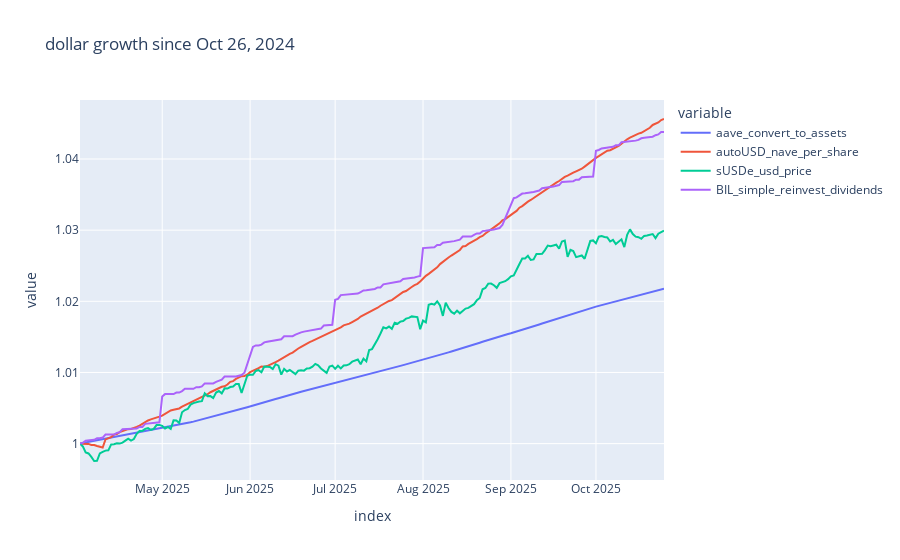

Notebook source saved alongside this figure:
### Code cell
px.line(norm_one_recent_df, y=['aave_convert_to_assets', 'autoUSD_nave_per_share', 'sUSDe_usd_price', 'BIL_simple_reinvest_dividends'], title='dollar growth since Oct 26, 2024').show()

### Figure 1 — Plotly figure (JSON) as saved in the notebook; plotly's stock layout.template omitted (floating-point values rounded to 4 significant figures; data arrays with more than 128 entries replaced by an {"elided": "..."} marker saying what was removed)
{"data": [{"hovertemplate": "variable=aave_convert_to_assets<br>index=%{x}<br>value=%{y}<extra></extra>", "legendgroup": "aave_convert_to_assets", "line": {"color": "#636efa", "dash": "solid"}, "marker": {"symbol": "circle"}, "mode": "lines", "name": "aave_convert_to_assets", "orientation": "v", "showlegend": true, "type": "scatter", "x": {"elided": "207 str values"}, "xaxis": "x", "y": {"elided": "207 float values"}, "yaxis": "y"}, {"hovertemplate": "variable=autoUSD_nave_per_share<br>index=%{x}<br>value=%{y}<extra></extra>", "legendgroup": "autoUSD_nave_per_share", "line": {"color": "#EF553B", "dash": "solid"}, "marker": {"symbol": "circle"}, "mode": "lines", "name": "autoUSD_nave_per_share", "orientation": "v", "showlegend": true, "type": "scatter", "x": {"elided": "207 str values"}, "xaxis": "x", "y": {"elided": "207 float values"}, "yaxis": "y"}, {"hovertemplate": "variable=sUSDe_usd_price<br>index=%{x}<br>value=%{y}<extra></extra>", "legendgroup": "sUSDe_usd_price", "line": {"color": "#00cc96", "dash": "solid"}, "marker": {"symbol": "circle"}, "mode": "lines", "name": "sUSDe_usd_price", "orientation": "v", "showlegend": true, "type": "scatter", "x": {"elided": "207 str values"}, "xaxis": "x", "y": {"elided": "207 float values"}, "yaxis": "y"}, {"hovertemplate": "variable=BIL_simple_reinvest_dividends<br>index=%{x}<br>value=%{y}<extra></extra>", "legendgroup": "BIL_simple_reinvest_dividends", "line": {"color": "#ab63fa", "dash": "solid"}, "marker": {"symbol": "circle"}, "mode": "lines", "name": "BIL_simple_reinvest_dividends", "orientation": "v", "showlegend": true, "type": "scatter", "x": {"elided": "207 str values"}, "xaxis": "x", "y": {"elided": "207 float values"}, "yaxis": "y"}], "layout": {"legend": {"title": {"text": "variable"}, "tracegroupgap": 0}, "title": {"text": "dollar growth since Oct 26, 2024"}, "xaxis": {"anchor": "y", "domain": [0, 1], "title": {"text": "index"}}, "yaxis": {"anchor": "x", "domain": [0, 1], "title": {"text": "value"}}}}
